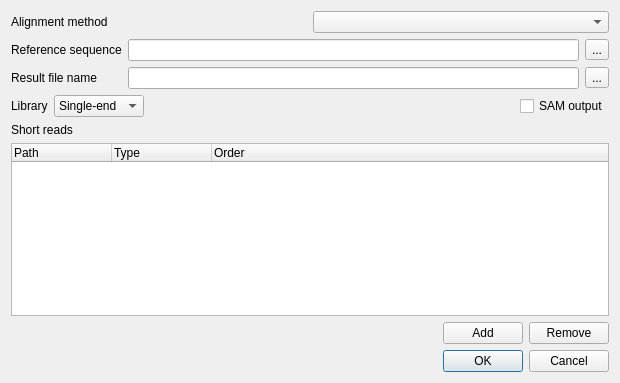
<?xml version="1.0" encoding="UTF-8"?>
<ui version="4.0">
 <class>AssemblyToRefDialog</class>
 <widget class="QDialog" name="AssemblyToRefDialog">
  <property name="geometry">
   <rect>
    <x>0</x>
    <y>0</y>
    <width>620</width>
    <height>383</height>
   </rect>
  </property>
  <property name="minimumSize">
   <size>
    <width>530</width>
    <height>350</height>
   </size>
  </property>
  <property name="windowTitle">
   <string>Align Sequencing Reads</string>
  </property>
  <layout class="QVBoxLayout" name="verticalLayout">
   <property name="sizeConstraint">
    <enum>QLayout::SetMinAndMaxSize</enum>
   </property>
   <item>
    <layout class="QHBoxLayout" name="horizontalLayout_3">
     <item>
      <widget class="QLabel" name="label_3">
       <property name="toolTip">
        <string>Select a method to align short reads.</string>
       </property>
       <property name="text">
        <string>Alignment method</string>
       </property>
      </widget>
     </item>
     <item>
      <widget class="QComboBox" name="methodNamesBox">
       <property name="toolTip">
        <string>Select required align short reads method</string>
       </property>
      </widget>
     </item>
    </layout>
   </item>
   <item>
    <layout class="QGridLayout" name="gridLayout">
     <property name="sizeConstraint">
      <enum>QLayout::SetMinAndMaxSize</enum>
     </property>
     <item row="0" column="0">
      <widget class="QLabel" name="label_2">
       <property name="toolTip">
        <string>Select a DNA sequence to align short reads to. This parameter is &lt;b&gt;required&lt;/b&gt;.</string>
       </property>
       <property name="text">
        <string>Reference sequence</string>
       </property>
      </widget>
     </item>
     <item row="0" column="1">
      <widget class="QLineEdit" name="refSeqEdit">
       <property name="readOnly">
        <bool>false</bool>
       </property>
      </widget>
     </item>
     <item row="0" column="2">
      <widget class="QToolButton" name="addRefButton">
       <property name="text">
        <string>...</string>
       </property>
      </widget>
     </item>
     <item row="1" column="0">
      <widget class="QLabel" name="label_4">
       <property name="toolTip">
        <string>File in UGENE database format or SAM format (if the box SAM output check), to write the result of the alignment into. This parameter is &lt;b&gt;required&lt;/b&gt;.</string>
       </property>
       <property name="text">
        <string>Result file name</string>
       </property>
      </widget>
     </item>
     <item row="1" column="1">
      <widget class="QLineEdit" name="resultFileNameEdit">
       <property name="readOnly">
        <bool>true</bool>
       </property>
      </widget>
     </item>
     <item row="1" column="2">
      <widget class="QToolButton" name="setResultFileNameButton">
       <property name="text">
        <string>...</string>
       </property>
      </widget>
     </item>
    </layout>
   </item>
   <item>
    <layout class="QHBoxLayout" name="horizontalLayout">
     <item>
      <widget class="QLabel" name="label_5">
       <property name="text">
        <string>Library</string>
       </property>
      </widget>
     </item>
     <item>
      <widget class="QComboBox" name="libraryComboBox">
       <item>
        <property name="text">
         <string>Single-end</string>
        </property>
       </item>
       <item>
        <property name="text">
         <string>Paired-end</string>
        </property>
       </item>
      </widget>
     </item>
     <item>
      <spacer name="horizontalSpacer_2">
       <property name="orientation">
        <enum>Qt::Horizontal</enum>
       </property>
       <property name="sizeHint" stdset="0">
        <size>
         <width>40</width>
         <height>20</height>
        </size>
       </property>
      </spacer>
     </item>
     <item>
      <widget class="QCheckBox" name="samBox">
       <property name="text">
        <string>SAM output</string>
       </property>
      </widget>
     </item>
    </layout>
   </item>
   <item>
    <widget class="QLabel" name="label">
     <property name="toolTip">
      <string>Add short reads here. &lt;b&gt;At least one read&lt;/b&gt; should be presented.</string>
     </property>
     <property name="text">
      <string>Short reads</string>
     </property>
    </widget>
   </item>
   <item>
    <widget class="QTreeWidget" name="shortReadsTable">
     <column>
      <property name="text">
       <string>Path</string>
      </property>
     </column>
     <column>
      <property name="text">
       <string>Type</string>
      </property>
     </column>
     <column>
      <property name="text">
       <string>Order</string>
      </property>
     </column>
    </widget>
   </item>
   <item>
    <layout class="QHBoxLayout" name="horizontalLayout_5">
     <item>
      <spacer name="horizontalSpacer_5">
       <property name="orientation">
        <enum>Qt::Horizontal</enum>
       </property>
       <property name="sizeHint" stdset="0">
        <size>
         <width>40</width>
         <height>20</height>
        </size>
       </property>
      </spacer>
     </item>
     <item>
      <widget class="QPushButton" name="addShortreadsButton">
       <property name="text">
        <string>Add</string>
       </property>
      </widget>
     </item>
     <item>
      <widget class="QPushButton" name="removeShortReadsButton">
       <property name="text">
        <string>Remove</string>
       </property>
      </widget>
     </item>
    </layout>
   </item>
   <item>
    <spacer name="lastSpacer">
     <property name="orientation">
      <enum>Qt::Vertical</enum>
     </property>
     <property name="sizeType">
      <enum>QSizePolicy::Fixed</enum>
     </property>
     <property name="sizeHint" stdset="0">
      <size>
       <width>20</width>
       <height>0</height>
      </size>
     </property>
    </spacer>
   </item>
   <item>
    <widget class="QDialogButtonBox" name="buttonBox">
     <property name="standardButtons">
      <set>QDialogButtonBox::Cancel|QDialogButtonBox::Ok</set>
     </property>
    </widget>
   </item>
  </layout>
 </widget>
 <resources/>
 <connections>
  <connection>
   <sender>buttonBox</sender>
   <signal>accepted()</signal>
   <receiver>AssemblyToRefDialog</receiver>
   <slot>accept()</slot>
   <hints>
    <hint type="sourcelabel">
     <x>309</x>
     <y>329</y>
    </hint>
    <hint type="destinationlabel">
     <x>309</x>
     <y>174</y>
    </hint>
   </hints>
  </connection>
  <connection>
   <sender>buttonBox</sender>
   <signal>rejected()</signal>
   <receiver>AssemblyToRefDialog</receiver>
   <slot>reject()</slot>
   <hints>
    <hint type="sourcelabel">
     <x>309</x>
     <y>329</y>
    </hint>
    <hint type="destinationlabel">
     <x>309</x>
     <y>174</y>
    </hint>
   </hints>
  </connection>
 </connections>
</ui>
